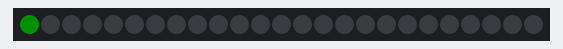
Simulated run of this sketch. Board: Arduino Uno, built with avr-gcc and run on an emulated ATmega328P. On the bench: 25 RGB LEDs in strip order, left to right. Dim RGB values are drawn brighter than linear.

Above: at 0.1 s.
At 3.1 s:
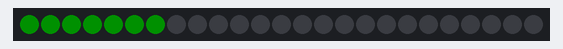
At 6.1 s:
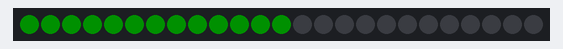
At 9.1 s:
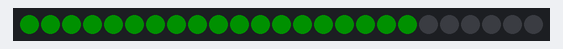
At 12.1 s:
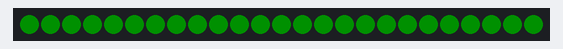

The sketch:

conta_5x5_matrix_simple.ino
```cpp
// Raspberry Pi PicoとRaspberry Pi Pico用 Conta™ベースボード（ESP-WROOM-02搭載）を利用
// MatrixモジュールはM1ソケットに接続
// このサンプルはAdafruit_NeoPixelライブラリのサンプルコード simple.ino をベースにしています。

#include <Adafruit_NeoPixel.h>

#define NUMPIXELS 25
#define PIN 18

Adafruit_NeoPixel pixels(NUMPIXELS, PIN, NEO_GRB + NEO_KHZ800);

void setup(void) {
  pixels.begin();
}

void loop(void) {
  pixels.clear();  // すべてのピクセルをオフにする

  // 最初のNeoPixelは#0、次は1というように、ピクセルの数-1まで繰り返す
  for (int i = 0; i < NUMPIXELS; i++) {
    // pixels.Color()はRGB値を設定。0,0,0から255,255,255までの範囲
    // ここでは適度に明るい緑色を使用
    pixels.setPixelColor(i, pixels.Color(0, 16, 0));

    pixels.show();  // 更新されたピクセルの色をハードウェアに送信する

    delay(500);  // 次のループまで500ミリ秒待機
  }
}
```

Measured:
- by itself, everything shown: repeats every 12.5 s, in 25 steps
- what the display in image 4 shows lasts 0.5 s, from 12.0 s to 12.5 s
